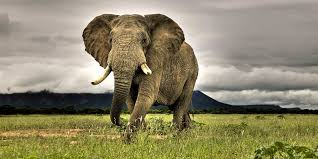
#> input picture grid/index.jpg, 318 x 159 px
$ python main.py
#> lines starting #> are read from the running program, lines starting #| are printed output that depends on the picture
#> further down, img is the input picture: shape (159, 318, 3); mean B, G, R 105.4, 135, 142
### grid/grid.py
import numpy as np
import cv2 as cv

class Grid :
	def __init__(self, img):
		self.img = img;
		self.height, self.width, self.channels = img.shape
#> self.height = 159; self.width = 318; self.channels = 3
		self.xWidth = self.width
#> self.xWidth = 318
		self.yHeight = self.height
#> self.yHeight = 159
		self.xCount = self.yCount = 1
		self.grid = []

	def getGridCount(self,xCount,yCount):
#> called with xCount = 5, yCount = 5
		self.xWidth = self.width/xCount
#> self.xWidth = 63.6
		self.yHeight = self.height/yCount
#> self.yHeight = 31.8
		self.xCount = xCount;
		self.yCount = yCount;
		return self.getGrid();

	# [13 lines left out: functions getGridShape, getGridPercent, not called in this run]

	def getGrid(self):
		'''
		x1y1x2y1x3y1

		x1y2x2y2x3y2

		x1y3x2y3x3y3

		'''
		self.grid = []
		for y in range(int(self.yCount)):
			row = []
			for x in range(int(self.xCount)):
				yH = y*self.yHeight
				xW = x*self.xWidth
				row.append(self.img[int(yH):int(yH+self.yHeight), int(xW):int(xW+self.xWidth)])
			self.grid.append(row)
#> after the loop, self.grid = 5 items
		return self.grid

	def markField(self, xPos, yPos, r=100, g=0, b=0):
		mask = np.zeros((int(self.yHeight), int(self.xWidth), 3), dtype="uint8")
		mask[:,:] = (b,g,r)
		img = self.grid[xPos][yPos];
		self.grid[xPos][yPos] = cv.addWeighted(img,0.7,mask,0.3,0)

	def getMarkedGrid(self):
		return self.grid

	def getMarkedImage(self):
		parts = []
		for row in self.grid:
			print(len(row))
			parts.append(np.concatenate(row, axis=1))
		print(len(parts))
		return np.concatenate(parts, axis=0)


### grid/main.py
import grid
import cv2 as cv
import numpy as np

img = cv.imread("index.jpg");
grid = grid.Grid(img)
#cv.imshow(grid.getGrid()[0])
print(type(grid.getGridCount(5,5)[3][3]))
#| <class 'numpy.ndarray'>
cv.imshow("img",grid.getGridCount(5,5)[0][0])
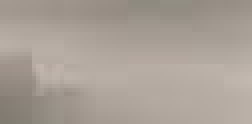
#> window 'img': shape (31, 63, 3) (shown 4 times larger); mean B, G, R 150.5, 159.6, 169.2
cv.imshow("img2",img)
grid.markField(0,0)
cv.imshow("img4",grid.getMarkedGrid()[0][0])
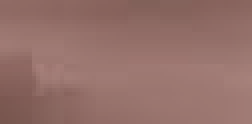
#> window 'img4': shape (31, 63, 3) (shown 4 times larger); mean B, G, R 105.4, 111.7, 148.4
cv.imshow("img6",grid.getMarkedImage())
#> the loop in getMarkedImage, `for row in self.grid:` made 5 passes
#| 5
#| 5
#| 5
#| 5
#| 5
#| 5
#> in getMarkedImage, `return np.concatenate(parts, axis=0)`:
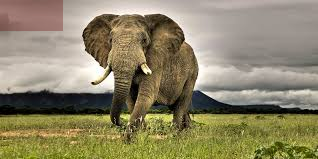
#> returned value: shape (159, 318, 3); mean of channels 0, 1, 2 103.7, 133.1, 141.2; drawn as B, G, R
cv.waitKey()
